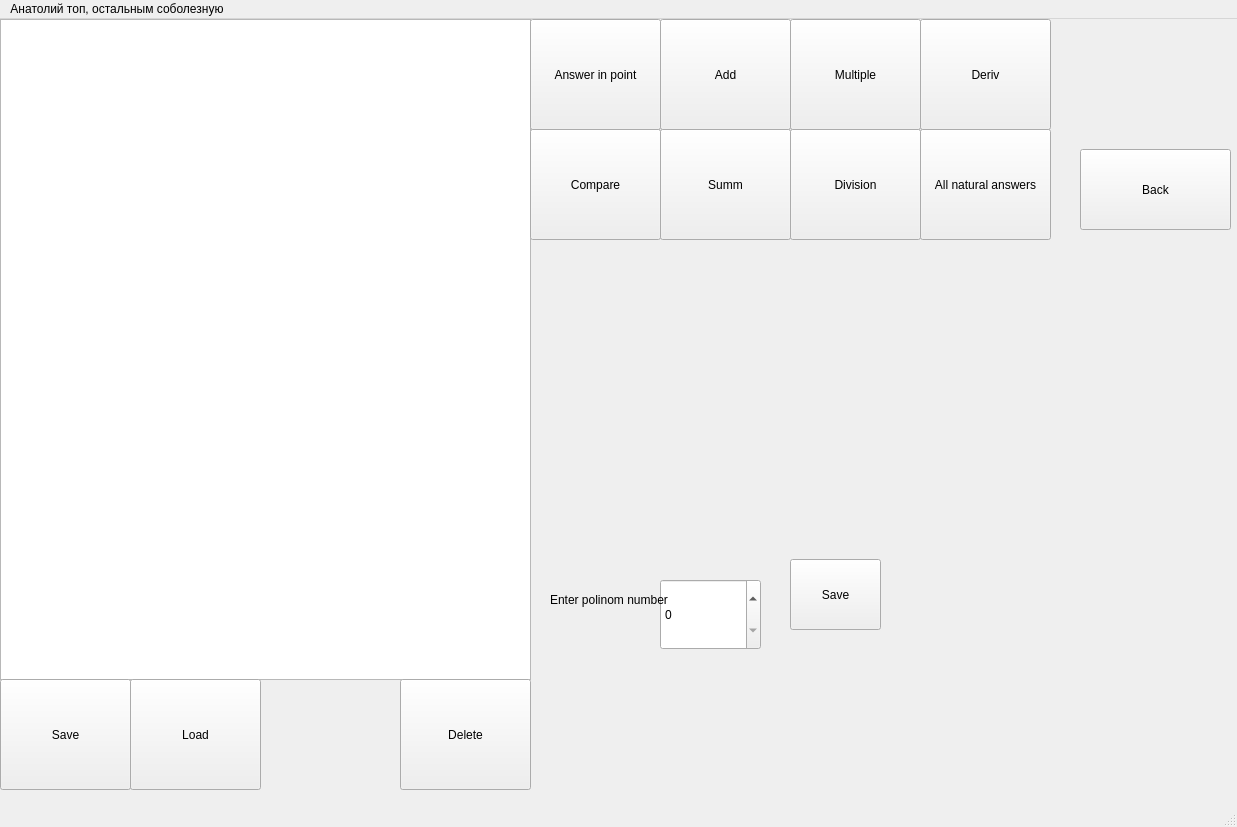
<?xml version="1.0" encoding="UTF-8"?>
<ui version="4.0">
 <class>MainWindow</class>
 <widget class="QMainWindow" name="MainWindow">
  <property name="geometry">
   <rect>
    <x>0</x>
    <y>0</y>
    <width>1237</width>
    <height>827</height>
   </rect>
  </property>
  <property name="windowTitle">
   <string>MainWindow</string>
  </property>
  <widget class="QWidget" name="centralwidget">
   <widget class="QListWidget" name="listWidget">
    <property name="geometry">
     <rect>
      <x>0</x>
      <y>0</y>
      <width>531</width>
      <height>661</height>
     </rect>
    </property>
   </widget>
   <widget class="QPushButton" name="save">
    <property name="geometry">
     <rect>
      <x>0</x>
      <y>660</y>
      <width>131</width>
      <height>111</height>
     </rect>
    </property>
    <property name="text">
     <string>Save</string>
    </property>
   </widget>
   <widget class="QPushButton" name="load">
    <property name="geometry">
     <rect>
      <x>130</x>
      <y>660</y>
      <width>131</width>
      <height>111</height>
     </rect>
    </property>
    <property name="text">
     <string>Load</string>
    </property>
   </widget>
   <widget class="QPushButton" name="add">
    <property name="geometry">
     <rect>
      <x>660</x>
      <y>0</y>
      <width>131</width>
      <height>111</height>
     </rect>
    </property>
    <property name="text">
     <string>Add</string>
    </property>
   </widget>
   <widget class="QPushButton" name="compare">
    <property name="geometry">
     <rect>
      <x>530</x>
      <y>110</y>
      <width>131</width>
      <height>111</height>
     </rect>
    </property>
    <property name="text">
     <string>Compare</string>
    </property>
   </widget>
   <widget class="QPushButton" name="summ">
    <property name="geometry">
     <rect>
      <x>660</x>
      <y>110</y>
      <width>131</width>
      <height>111</height>
     </rect>
    </property>
    <property name="text">
     <string>Summ</string>
    </property>
   </widget>
   <widget class="QPushButton" name="multiple">
    <property name="geometry">
     <rect>
      <x>790</x>
      <y>0</y>
      <width>131</width>
      <height>111</height>
     </rect>
    </property>
    <property name="text">
     <string>Multiple</string>
    </property>
   </widget>
   <widget class="QPushButton" name="ans_point">
    <property name="geometry">
     <rect>
      <x>530</x>
      <y>0</y>
      <width>131</width>
      <height>111</height>
     </rect>
    </property>
    <property name="text">
     <string>Answer in point</string>
    </property>
   </widget>
   <widget class="QPushButton" name="div">
    <property name="geometry">
     <rect>
      <x>790</x>
      <y>110</y>
      <width>131</width>
      <height>111</height>
     </rect>
    </property>
    <property name="text">
     <string>Division</string>
    </property>
   </widget>
   <widget class="QPushButton" name="all_answers">
    <property name="geometry">
     <rect>
      <x>920</x>
      <y>110</y>
      <width>131</width>
      <height>111</height>
     </rect>
    </property>
    <property name="text">
     <string>All natural answers</string>
    </property>
   </widget>
   <widget class="QPushButton" name="deriv">
    <property name="geometry">
     <rect>
      <x>920</x>
      <y>0</y>
      <width>131</width>
      <height>111</height>
     </rect>
    </property>
    <property name="text">
     <string>Deriv</string>
    </property>
   </widget>
   <widget class="QTextEdit" name="textEdit">
    <property name="geometry">
     <rect>
      <x>100</x>
      <y>-1000</y>
      <width>381</width>
      <height>71</height>
     </rect>
    </property>
   </widget>
   <widget class="QLabel" name="label1">
    <property name="geometry">
     <rect>
      <x>100</x>
      <y>-1000</y>
      <width>111</width>
      <height>71</height>
     </rect>
    </property>
    <property name="text">
     <string>Write your polinom</string>
    </property>
   </widget>
   <widget class="QLabel" name="lable2_num">
    <property name="geometry">
     <rect>
      <x>-1000</x>
      <y>-1000</y>
      <width>131</width>
      <height>61</height>
     </rect>
    </property>
    <property name="text">
     <string>Enter polinom number</string>
    </property>
   </widget>
   <widget class="QTableWidget" name="enter_var">
    <property name="geometry">
     <rect>
      <x>-1000</x>
      <y>-1000</y>
      <width>202</width>
      <height>341</height>
     </rect>
    </property>
    <column>
     <property name="text">
      <string>Var</string>
     </property>
    </column>
    <column>
     <property name="text">
      <string>Val</string>
     </property>
    </column>
   </widget>
   <widget class="QPushButton" name="back">
    <property name="geometry">
     <rect>
      <x>1080</x>
      <y>130</y>
      <width>151</width>
      <height>81</height>
     </rect>
    </property>
    <property name="text">
     <string>Back</string>
    </property>
   </widget>
   <widget class="QLabel" name="label2_var">
    <property name="geometry">
     <rect>
      <x>-1000</x>
      <y>-1000</y>
      <width>81</width>
      <height>71</height>
     </rect>
    </property>
    <property name="text">
     <string>Enter variables</string>
    </property>
   </widget>
   <widget class="QLabel" name="lable3_num_1">
    <property name="geometry">
     <rect>
      <x>-1000</x>
      <y>-1000</y>
      <width>151</width>
      <height>61</height>
     </rect>
    </property>
    <property name="text">
     <string>Enter first polinom number</string>
    </property>
   </widget>
   <widget class="QLabel" name="lable3_num_2">
    <property name="geometry">
     <rect>
      <x>-1000</x>
      <y>-1000</y>
      <width>171</width>
      <height>61</height>
     </rect>
    </property>
    <property name="text">
     <string>Enter second polinom number</string>
    </property>
   </widget>
   <widget class="QLabel" name="lable3_num_3">
    <property name="geometry">
     <rect>
      <x>-1000</x>
      <y>220</y>
      <width>151</width>
      <height>61</height>
     </rect>
    </property>
    <property name="text">
     <string>Enter first polinom number</string>
    </property>
   </widget>
   <widget class="QLabel" name="lable3_num_4">
    <property name="geometry">
     <rect>
      <x>-1000</x>
      <y>220</y>
      <width>171</width>
      <height>61</height>
     </rect>
    </property>
    <property name="text">
     <string>Enter second polinom number</string>
    </property>
   </widget>
   <widget class="QLabel" name="lable3_num_5">
    <property name="geometry">
     <rect>
      <x>-1000</x>
      <y>-1000</y>
      <width>151</width>
      <height>61</height>
     </rect>
    </property>
    <property name="text">
     <string>Enter first polinom number</string>
    </property>
   </widget>
   <widget class="QLabel" name="lable3_num_6">
    <property name="geometry">
     <rect>
      <x>-1000</x>
      <y>-1000</y>
      <width>171</width>
      <height>61</height>
     </rect>
    </property>
    <property name="text">
     <string>Enter second polinom number</string>
    </property>
   </widget>
   <widget class="QLabel" name="lable3_num_7">
    <property name="geometry">
     <rect>
      <x>-1000</x>
      <y>220</y>
      <width>151</width>
      <height>61</height>
     </rect>
    </property>
    <property name="text">
     <string>Enter first polinom number</string>
    </property>
   </widget>
   <widget class="QLabel" name="lable3_num_8">
    <property name="geometry">
     <rect>
      <x>-1000</x>
      <y>230</y>
      <width>171</width>
      <height>61</height>
     </rect>
    </property>
    <property name="text">
     <string>Enter second polinom number</string>
    </property>
   </widget>
   <widget class="QLabel" name="lable3_num_9">
    <property name="geometry">
     <rect>
      <x>-1000</x>
      <y>640</y>
      <width>121</width>
      <height>61</height>
     </rect>
    </property>
    <property name="text">
     <string>Enter polinom number</string>
    </property>
   </widget>
   <widget class="QLabel" name="lable3_num_10">
    <property name="geometry">
     <rect>
      <x>-1000</x>
      <y>640</y>
      <width>171</width>
      <height>61</height>
     </rect>
    </property>
    <property name="text">
     <string>Enter the order of the derivative</string>
    </property>
   </widget>
   <widget class="QLabel" name="lable3_num_11">
    <property name="geometry">
     <rect>
      <x>-1000</x>
      <y>-1000</y>
      <width>121</width>
      <height>61</height>
     </rect>
    </property>
    <property name="text">
     <string>Enter polinom number</string>
    </property>
   </widget>
   <widget class="QPushButton" name="save1">
    <property name="geometry">
     <rect>
      <x>100</x>
      <y>-1000</y>
      <width>91</width>
      <height>71</height>
     </rect>
    </property>
    <property name="text">
     <string>Save</string>
    </property>
   </widget>
   <widget class="QPushButton" name="save1_2">
    <property name="geometry">
     <rect>
      <x>-1000</x>
      <y>-1000</y>
      <width>91</width>
      <height>71</height>
     </rect>
    </property>
    <property name="text">
     <string>Save</string>
    </property>
   </widget>
   <widget class="QPushButton" name="save1_3">
    <property name="geometry">
     <rect>
      <x>-1000</x>
      <y>-1000</y>
      <width>91</width>
      <height>71</height>
     </rect>
    </property>
    <property name="text">
     <string>Save</string>
    </property>
   </widget>
   <widget class="QPushButton" name="save1_4">
    <property name="geometry">
     <rect>
      <x>-1000</x>
      <y>220</y>
      <width>91</width>
      <height>71</height>
     </rect>
    </property>
    <property name="text">
     <string>Save</string>
    </property>
   </widget>
   <widget class="QPushButton" name="save1_5">
    <property name="geometry">
     <rect>
      <x>-1000</x>
      <y>-1000</y>
      <width>91</width>
      <height>71</height>
     </rect>
    </property>
    <property name="text">
     <string>Save</string>
    </property>
   </widget>
   <widget class="QPushButton" name="save1_6">
    <property name="geometry">
     <rect>
      <x>-1000</x>
      <y>-1000</y>
      <width>91</width>
      <height>71</height>
     </rect>
    </property>
    <property name="text">
     <string>Save</string>
    </property>
   </widget>
   <widget class="QPushButton" name="save1_7">
    <property name="geometry">
     <rect>
      <x>-1000</x>
      <y>-1000</y>
      <width>91</width>
      <height>71</height>
     </rect>
    </property>
    <property name="text">
     <string>Save</string>
    </property>
   </widget>
   <widget class="QPushButton" name="save1_8">
    <property name="geometry">
     <rect>
      <x>-1000</x>
      <y>-1000</y>
      <width>91</width>
      <height>71</height>
     </rect>
    </property>
    <property name="text">
     <string>Save</string>
    </property>
   </widget>
   <widget class="QLabel" name="lable3_num_12">
    <property name="geometry">
     <rect>
      <x>-1000</x>
      <y>-1000</y>
      <width>71</width>
      <height>61</height>
     </rect>
    </property>
    <property name="text">
     <string>Enter variable</string>
    </property>
   </widget>
   <widget class="QSpinBox" name="enter_pol_num_ans_point">
    <property name="geometry">
     <rect>
      <x>-1000</x>
      <y>-1000</y>
      <width>101</width>
      <height>71</height>
     </rect>
    </property>
   </widget>
   <widget class="QSpinBox" name="textEdit_2">
    <property name="geometry">
     <rect>
      <x>-1000</x>
      <y>-1000</y>
      <width>101</width>
      <height>71</height>
     </rect>
    </property>
   </widget>
   <widget class="QSpinBox" name="textEdit_3">
    <property name="geometry">
     <rect>
      <x>-1000</x>
      <y>-1000</y>
      <width>101</width>
      <height>71</height>
     </rect>
    </property>
   </widget>
   <widget class="QSpinBox" name="textEdit_4">
    <property name="geometry">
     <rect>
      <x>-1000</x>
      <y>220</y>
      <width>101</width>
      <height>71</height>
     </rect>
    </property>
   </widget>
   <widget class="QSpinBox" name="textEdit_5">
    <property name="geometry">
     <rect>
      <x>-1000</x>
      <y>220</y>
      <width>101</width>
      <height>71</height>
     </rect>
    </property>
   </widget>
   <widget class="QSpinBox" name="textEdit_6">
    <property name="geometry">
     <rect>
      <x>-1000</x>
      <y>-1000</y>
      <width>101</width>
      <height>71</height>
     </rect>
    </property>
   </widget>
   <widget class="QSpinBox" name="textEdit_7">
    <property name="geometry">
     <rect>
      <x>-1000</x>
      <y>-1000</y>
      <width>101</width>
      <height>71</height>
     </rect>
    </property>
   </widget>
   <widget class="QSpinBox" name="textEdit_8">
    <property name="geometry">
     <rect>
      <x>-1000</x>
      <y>220</y>
      <width>101</width>
      <height>71</height>
     </rect>
    </property>
   </widget>
   <widget class="QSpinBox" name="textEdit_9">
    <property name="geometry">
     <rect>
      <x>-1000</x>
      <y>220</y>
      <width>101</width>
      <height>71</height>
     </rect>
    </property>
   </widget>
   <widget class="QSpinBox" name="textEdit_10">
    <property name="geometry">
     <rect>
      <x>-1000</x>
      <y>640</y>
      <width>101</width>
      <height>71</height>
     </rect>
    </property>
   </widget>
   <widget class="QSpinBox" name="textEdit_11">
    <property name="geometry">
     <rect>
      <x>-1000</x>
      <y>640</y>
      <width>101</width>
      <height>71</height>
     </rect>
    </property>
   </widget>
   <widget class="QSpinBox" name="textEdit_12">
    <property name="geometry">
     <rect>
      <x>-1000</x>
      <y>-1000</y>
      <width>101</width>
      <height>71</height>
     </rect>
    </property>
   </widget>
   <widget class="QSpinBox" name="textEdit_13">
    <property name="geometry">
     <rect>
      <x>-1000</x>
      <y>-1000</y>
      <width>101</width>
      <height>71</height>
     </rect>
    </property>
   </widget>
   <widget class="QPushButton" name="save1_9">
    <property name="geometry">
     <rect>
      <x>-1000</x>
      <y>-1000</y>
      <width>91</width>
      <height>71</height>
     </rect>
    </property>
    <property name="text">
     <string>Save</string>
    </property>
   </widget>
   <widget class="QPushButton" name="delete_2">
    <property name="geometry">
     <rect>
      <x>400</x>
      <y>660</y>
      <width>131</width>
      <height>111</height>
     </rect>
    </property>
    <property name="text">
     <string>Delete</string>
    </property>
   </widget>
   <widget class="QLabel" name="label">
    <property name="geometry">
     <rect>
      <x>-1000</x>
      <y>-1000</y>
      <width>111</width>
      <height>61</height>
     </rect>
    </property>
    <property name="text">
     <string>Enter deriv order </string>
    </property>
   </widget>
   <widget class="QTextEdit" name="textEdit_14">
    <property name="geometry">
     <rect>
      <x>-1000</x>
      <y>-1000</y>
      <width>104</width>
      <height>71</height>
     </rect>
    </property>
   </widget>
   <widget class="QPushButton" name="save1_10">
    <property name="geometry">
     <rect>
      <x>-1000</x>
      <y>220</y>
      <width>101</width>
      <height>71</height>
     </rect>
    </property>
    <property name="text">
     <string>Save</string>
    </property>
   </widget>
   <widget class="QPushButton" name="pushButton">
    <property name="geometry">
     <rect>
      <x>-1000</x>
      <y>660</y>
      <width>111</width>
      <height>111</height>
     </rect>
    </property>
    <property name="text">
     <string>Enter</string>
    </property>
   </widget>
   <widget class="QSpinBox" name="spinBox">
    <property name="geometry">
     <rect>
      <x>-1000</x>
      <y>660</y>
      <width>121</width>
      <height>111</height>
     </rect>
    </property>
   </widget>
   <widget class="QSpinBox" name="textEdit_15">
    <property name="geometry">
     <rect>
      <x>660</x>
      <y>560</y>
      <width>101</width>
      <height>71</height>
     </rect>
    </property>
   </widget>
   <widget class="QPushButton" name="save1_11">
    <property name="geometry">
     <rect>
      <x>790</x>
      <y>540</y>
      <width>91</width>
      <height>71</height>
     </rect>
    </property>
    <property name="text">
     <string>Save</string>
    </property>
   </widget>
   <widget class="QLabel" name="lable3_num_13">
    <property name="geometry">
     <rect>
      <x>550</x>
      <y>550</y>
      <width>121</width>
      <height>61</height>
     </rect>
    </property>
    <property name="text">
     <string>Enter polinom number</string>
    </property>
   </widget>
  </widget>
  <widget class="QMenuBar" name="menubar">
   <property name="geometry">
    <rect>
     <x>0</x>
     <y>0</y>
     <width>1237</width>
     <height>22</height>
    </rect>
   </property>
   <widget class="QMenu" name="menu">
    <property name="title">
     <string>Анатолий топ, остальным соболезную</string>
    </property>
   </widget>
   <addaction name="menu"/>
  </widget>
  <widget class="QStatusBar" name="statusbar"/>
 </widget>
 <resources/>
 <connections/>
</ui>
